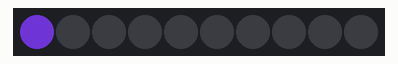
This program was run on a simulated CircuitPython board. Shown: 10 RGB LEDs in strip order, left to right. Dim RGB values are drawn brighter than linear; random numbers come from a fixed seed.

Above: at 0.01 s.
At 4.91 s:
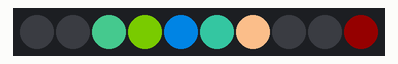
At 9.96 s:
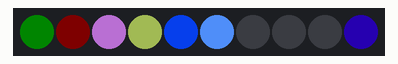
At 19.92 s:
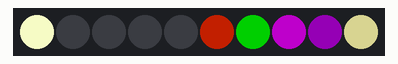
At 29.88 s:
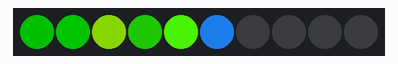
At 39.84 s:
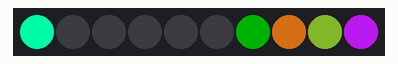

The program:

circuit_playground_neopixels_alive.py
```python
import neopixel
import random
import time
from board import NEOPIXEL


np = neopixel.NeoPixel(NEOPIXEL, 10, auto_write=False)
step = 32


while True:
    for i in range(10):
        for j in range(10):
            np[j] = tuple((max(0, val - step) for val in np[j]))
        r = random.randint(0, 255)
        g = random.randint(0, 255)
        b = random.randint(0, 255)
        np[i] = (r, g, b)
        np.write()
        time.sleep(0.05)
```
